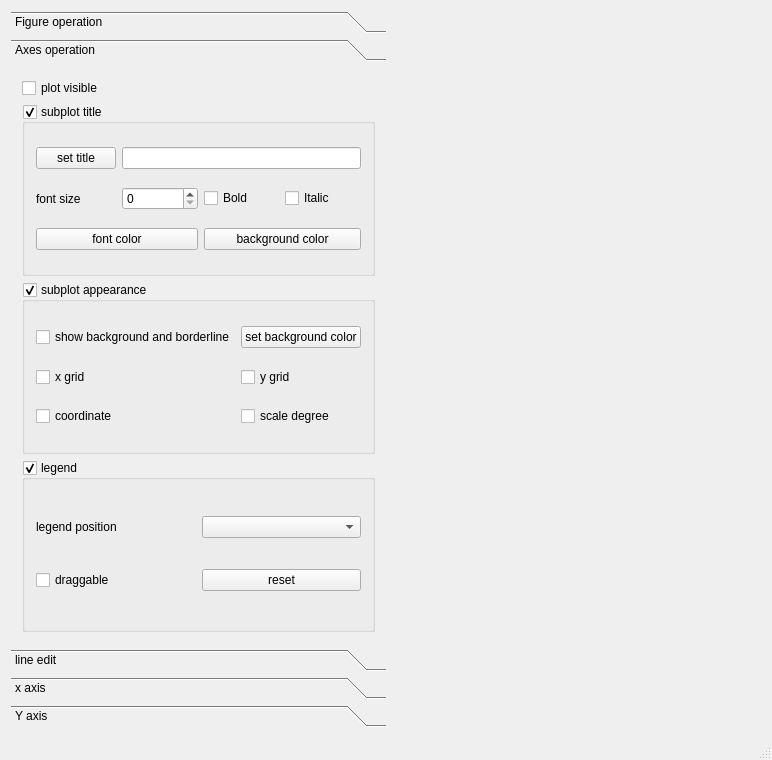
<?xml version="1.0" encoding="UTF-8"?>
<ui version="4.0">
 <class>plt_gui</class>
 <widget class="QMainWindow" name="plt_gui">
  <property name="geometry">
   <rect>
    <x>0</x>
    <y>0</y>
    <width>772</width>
    <height>760</height>
   </rect>
  </property>
  <property name="windowTitle">
   <string>plt_gui</string>
  </property>
  <widget class="QWidget" name="centralWidget">
   <layout class="QHBoxLayout" name="horizontalLayout_3">
    <item>
     <widget class="QToolBox" name="toolBox">
      <property name="currentIndex">
       <number>1</number>
      </property>
      <widget class="QWidget" name="page">
       <property name="geometry">
        <rect>
         <x>0</x>
         <y>0</y>
         <width>378</width>
         <height>569</height>
        </rect>
       </property>
       <attribute name="icon">
        <iconset resource="res.qrc">
         <normaloff>:/images/3.ico</normaloff>:/images/3.ico</iconset>
       </attribute>
       <attribute name="label">
        <string>Figure operation</string>
       </attribute>
       <layout class="QVBoxLayout" name="verticalLayout">
        <item>
         <widget class="QGroupBox" name="gbSuptitle">
          <property name="title">
           <string>1.1 suptitle</string>
          </property>
          <property name="checkable">
           <bool>true</bool>
          </property>
          <layout class="QGridLayout" name="gridLayout">
           <item row="0" column="0">
            <widget class="QPushButton" name="btnTitle">
             <property name="text">
              <string>set title</string>
             </property>
            </widget>
           </item>
           <item row="3" column="1">
            <widget class="QSpinBox" name="spinBoxFontSize">
             <property name="value">
              <number>16</number>
             </property>
            </widget>
           </item>
           <item row="3" column="2">
            <widget class="QCheckBox" name="cbBold">
             <property name="text">
              <string>Bold</string>
             </property>
            </widget>
           </item>
           <item row="3" column="0">
            <widget class="QLabel" name="label">
             <property name="text">
              <string>font size</string>
             </property>
            </widget>
           </item>
           <item row="3" column="3">
            <widget class="QCheckBox" name="cbItalic">
             <property name="text">
              <string>Italic</string>
             </property>
            </widget>
           </item>
           <item row="5" column="0" colspan="2">
            <widget class="QPushButton" name="btnFontColor">
             <property name="text">
              <string>font color</string>
             </property>
            </widget>
           </item>
           <item row="0" column="1" colspan="3">
            <widget class="QLineEdit" name="lineEditTitle"/>
           </item>
           <item row="5" column="2" colspan="2">
            <widget class="QPushButton" name="btnBackgroundColor">
             <property name="text">
              <string>background color</string>
             </property>
            </widget>
           </item>
          </layout>
         </widget>
        </item>
        <item>
         <widget class="QGroupBox" name="gbBackground">
          <property name="title">
           <string>1.2 background</string>
          </property>
          <layout class="QGridLayout" name="gridLayout_2">
           <item row="0" column="0">
            <widget class="QCheckBox" name="cbShow">
             <property name="text">
              <string>show background and borderline</string>
             </property>
            </widget>
           </item>
           <item row="0" column="1">
            <widget class="QPushButton" name="btnSetColor">
             <property name="text">
              <string>set background color</string>
             </property>
            </widget>
           </item>
           <item row="1" column="0">
            <widget class="QLabel" name="label_2">
             <property name="text">
              <string>figure style</string>
             </property>
            </widget>
           </item>
           <item row="1" column="1">
            <widget class="QComboBox" name="cbFigureStyle"/>
           </item>
          </layout>
         </widget>
        </item>
        <item>
         <widget class="QGroupBox" name="gbInterval">
          <property name="title">
           <string>1.3 interval</string>
          </property>
          <layout class="QGridLayout" name="gridLayout_3">
           <item row="4" column="2">
            <widget class="QLabel" name="label_8">
             <property name="text">
              <string>hspace</string>
             </property>
             <property name="alignment">
              <set>Qt::AlignRight|Qt::AlignTrailing|Qt::AlignVCenter</set>
             </property>
            </widget>
           </item>
           <item row="3" column="0">
            <widget class="QLabel" name="label_4">
             <property name="text">
              <string>bottom</string>
             </property>
             <property name="alignment">
              <set>Qt::AlignRight|Qt::AlignTrailing|Qt::AlignVCenter</set>
             </property>
            </widget>
           </item>
           <item row="3" column="2">
            <widget class="QLabel" name="label_7">
             <property name="text">
              <string>top</string>
             </property>
             <property name="alignment">
              <set>Qt::AlignRight|Qt::AlignTrailing|Qt::AlignVCenter</set>
             </property>
            </widget>
           </item>
           <item row="4" column="3">
            <widget class="QDoubleSpinBox" name="dsbHspace">
             <property name="maximum">
              <double>9999.000000000000000</double>
             </property>
             <property name="singleStep">
              <double>0.010000000000000</double>
             </property>
            </widget>
           </item>
           <item row="1" column="0">
            <widget class="QLabel" name="label_3">
             <property name="text">
              <string>left</string>
             </property>
             <property name="alignment">
              <set>Qt::AlignRight|Qt::AlignTrailing|Qt::AlignVCenter</set>
             </property>
            </widget>
           </item>
           <item row="4" column="0">
            <widget class="QLabel" name="label_5">
             <property name="text">
              <string>wspace</string>
             </property>
             <property name="alignment">
              <set>Qt::AlignRight|Qt::AlignTrailing|Qt::AlignVCenter</set>
             </property>
            </widget>
           </item>
           <item row="3" column="1">
            <widget class="QDoubleSpinBox" name="dsbBottom">
             <property name="maximum">
              <double>9999.000000000000000</double>
             </property>
             <property name="singleStep">
              <double>0.010000000000000</double>
             </property>
            </widget>
           </item>
           <item row="3" column="3">
            <widget class="QDoubleSpinBox" name="dsbTop">
             <property name="maximum">
              <double>9999.000000000000000</double>
             </property>
             <property name="singleStep">
              <double>0.010000000000000</double>
             </property>
            </widget>
           </item>
           <item row="1" column="2">
            <widget class="QLabel" name="label_6">
             <property name="text">
              <string>right</string>
             </property>
             <property name="alignment">
              <set>Qt::AlignRight|Qt::AlignTrailing|Qt::AlignVCenter</set>
             </property>
            </widget>
           </item>
           <item row="4" column="1">
            <widget class="QDoubleSpinBox" name="dsbWspace">
             <property name="maximum">
              <double>9999.000000000000000</double>
             </property>
             <property name="singleStep">
              <double>0.010000000000000</double>
             </property>
            </widget>
           </item>
           <item row="1" column="3">
            <widget class="QDoubleSpinBox" name="dsbRight">
             <property name="maximum">
              <double>9999.000000000000000</double>
             </property>
             <property name="singleStep">
              <double>0.010000000000000</double>
             </property>
            </widget>
           </item>
           <item row="1" column="1">
            <widget class="QDoubleSpinBox" name="dsbLeft">
             <property name="maximum">
              <double>9999.000000000000000</double>
             </property>
             <property name="singleStep">
              <double>0.010000000000000</double>
             </property>
            </widget>
           </item>
           <item row="5" column="3">
            <widget class="QPushButton" name="btnTightLayout">
             <property name="text">
              <string>tight layout</string>
             </property>
            </widget>
           </item>
          </layout>
         </widget>
        </item>
       </layout>
      </widget>
      <widget class="QWidget" name="page_2">
       <property name="geometry">
        <rect>
         <x>0</x>
         <y>0</y>
         <width>378</width>
         <height>569</height>
        </rect>
       </property>
       <attribute name="icon">
        <iconset resource="res.qrc">
         <normaloff>:/images/f17.ico</normaloff>:/images/f17.ico</iconset>
       </attribute>
       <attribute name="label">
        <string>Axes operation</string>
       </attribute>
       <layout class="QVBoxLayout" name="verticalLayout_2">
        <item>
         <widget class="QCheckBox" name="cbVisible">
          <property name="text">
           <string>plot visible </string>
          </property>
         </widget>
        </item>
        <item>
         <widget class="QGroupBox" name="gbTitle">
          <property name="title">
           <string>subplot title</string>
          </property>
          <property name="checkable">
           <bool>true</bool>
          </property>
          <layout class="QGridLayout" name="gridLayout_4">
           <item row="1" column="1">
            <widget class="QSpinBox" name="spinBoxfontSize_2"/>
           </item>
           <item row="1" column="3">
            <widget class="QCheckBox" name="cbItalic_2">
             <property name="text">
              <string>Italic</string>
             </property>
            </widget>
           </item>
           <item row="1" column="0">
            <widget class="QLabel" name="label_9">
             <property name="text">
              <string>font size</string>
             </property>
            </widget>
           </item>
           <item row="0" column="0">
            <widget class="QPushButton" name="btnSetTitle">
             <property name="text">
              <string>set title</string>
             </property>
            </widget>
           </item>
           <item row="1" column="2">
            <widget class="QCheckBox" name="cbBold_2">
             <property name="text">
              <string>Bold</string>
             </property>
            </widget>
           </item>
           <item row="0" column="1" colspan="3">
            <widget class="QLineEdit" name="lineEditPlotTitle"/>
           </item>
           <item row="2" column="2" colspan="2">
            <widget class="QPushButton" name="btnBackgroundColor_2">
             <property name="text">
              <string>background color</string>
             </property>
            </widget>
           </item>
           <item row="2" column="0" colspan="2">
            <widget class="QPushButton" name="btnFontColor_2">
             <property name="text">
              <string>font color</string>
             </property>
            </widget>
           </item>
          </layout>
         </widget>
        </item>
        <item>
         <widget class="QGroupBox" name="gbAppearance">
          <property name="title">
           <string>subplot appearance</string>
          </property>
          <property name="checkable">
           <bool>true</bool>
          </property>
          <layout class="QGridLayout" name="gridLayout_5">
           <item row="1" column="0">
            <widget class="QCheckBox" name="cbXgrid">
             <property name="text">
              <string>x grid</string>
             </property>
            </widget>
           </item>
           <item row="0" column="0">
            <widget class="QCheckBox" name="cbShow_2">
             <property name="text">
              <string>show background and borderline</string>
             </property>
            </widget>
           </item>
           <item row="0" column="1">
            <widget class="QPushButton" name="btnSetColor_2">
             <property name="text">
              <string>set background color</string>
             </property>
            </widget>
           </item>
           <item row="2" column="0">
            <widget class="QCheckBox" name="cbCoordinate">
             <property name="text">
              <string>coordinate</string>
             </property>
            </widget>
           </item>
           <item row="1" column="1">
            <widget class="QCheckBox" name="cbYgrid">
             <property name="text">
              <string>y grid</string>
             </property>
            </widget>
           </item>
           <item row="2" column="1">
            <widget class="QCheckBox" name="cbScale">
             <property name="text">
              <string>scale degree</string>
             </property>
            </widget>
           </item>
          </layout>
         </widget>
        </item>
        <item>
         <widget class="QGroupBox" name="gbLegend">
          <property name="title">
           <string>legend</string>
          </property>
          <property name="checkable">
           <bool>true</bool>
          </property>
          <layout class="QGridLayout" name="gridLayout_6">
           <item row="1" column="0">
            <widget class="QCheckBox" name="cbDraggable">
             <property name="text">
              <string>draggable</string>
             </property>
            </widget>
           </item>
           <item row="0" column="0">
            <widget class="QLabel" name="label_10">
             <property name="text">
              <string>legend position</string>
             </property>
            </widget>
           </item>
           <item row="1" column="1">
            <widget class="QPushButton" name="btnReset">
             <property name="text">
              <string>reset</string>
             </property>
            </widget>
           </item>
           <item row="0" column="1">
            <widget class="QComboBox" name="cbLegendPosition"/>
           </item>
          </layout>
         </widget>
        </item>
       </layout>
      </widget>
      <widget class="QWidget" name="pageSeries">
       <property name="geometry">
        <rect>
         <x>0</x>
         <y>0</y>
         <width>378</width>
         <height>569</height>
        </rect>
       </property>
       <attribute name="icon">
        <iconset resource="res.qrc">
         <normaloff>:/images/dis3.ico</normaloff>:/images/dis3.ico</iconset>
       </attribute>
       <attribute name="label">
        <string>line edit</string>
       </attribute>
       <layout class="QVBoxLayout" name="verticalLayout_3">
        <item>
         <widget class="QGroupBox" name="groupBox_6">
          <property name="title">
           <string/>
          </property>
          <layout class="QHBoxLayout" name="horizontalLayout">
           <item>
            <widget class="QLabel" name="label_11">
             <property name="text">
              <string>current line</string>
             </property>
            </widget>
           </item>
           <item>
            <widget class="QComboBox" name="cbCurrentLine"/>
           </item>
          </layout>
         </widget>
        </item>
        <item>
         <widget class="QGroupBox" name="groupBox_5">
          <property name="title">
           <string>line appearance</string>
          </property>
          <property name="checkable">
           <bool>true</bool>
          </property>
          <layout class="QGridLayout" name="gridLayout_7">
           <item row="1" column="0">
            <widget class="QLabel" name="label_13">
             <property name="text">
              <string>draw style</string>
             </property>
            </widget>
           </item>
           <item row="2" column="1">
            <widget class="QDoubleSpinBox" name="cbLineWidth"/>
           </item>
           <item row="2" column="0">
            <widget class="QLabel" name="label_14">
             <property name="text">
              <string>line width</string>
             </property>
            </widget>
           </item>
           <item row="0" column="0">
            <widget class="QLabel" name="label_12">
             <property name="text">
              <string>line style</string>
             </property>
            </widget>
           </item>
           <item row="2" column="2">
            <widget class="QPushButton" name="btnLineColor">
             <property name="text">
              <string>line color</string>
             </property>
            </widget>
           </item>
           <item row="1" column="1" colspan="2">
            <widget class="QComboBox" name="cbDrawStyle"/>
           </item>
           <item row="0" column="1" colspan="2">
            <widget class="QComboBox" name="cbLineStyle"/>
           </item>
          </layout>
         </widget>
        </item>
        <item>
         <widget class="QGroupBox" name="groupBox">
          <property name="title">
           <string>marker</string>
          </property>
          <property name="checkable">
           <bool>true</bool>
          </property>
          <layout class="QGridLayout" name="gridLayout_8">
           <item row="2" column="0">
            <widget class="QLabel" name="label_17">
             <property name="text">
              <string>borderline width</string>
             </property>
            </widget>
           </item>
           <item row="1" column="0">
            <widget class="QLabel" name="label_16">
             <property name="text">
              <string>marker size</string>
             </property>
            </widget>
           </item>
           <item row="1" column="1">
            <widget class="QSpinBox" name="sbMarkerSize"/>
           </item>
           <item row="2" column="1">
            <widget class="QDoubleSpinBox" name="sbBorderlineWidth"/>
           </item>
           <item row="0" column="0">
            <widget class="QLabel" name="label_15">
             <property name="text">
              <string>marker style</string>
             </property>
            </widget>
           </item>
           <item row="1" column="2">
            <widget class="QPushButton" name="btnMarkerColor">
             <property name="text">
              <string>marker color</string>
             </property>
            </widget>
           </item>
           <item row="2" column="2">
            <widget class="QPushButton" name="btnBorderlineColor">
             <property name="text">
              <string>borderline color</string>
             </property>
            </widget>
           </item>
           <item row="0" column="1" colspan="2">
            <widget class="QComboBox" name="cbMarkerStyle"/>
           </item>
          </layout>
         </widget>
        </item>
       </layout>
      </widget>
      <widget class="QWidget" name="page_4">
       <property name="geometry">
        <rect>
         <x>0</x>
         <y>0</y>
         <width>378</width>
         <height>569</height>
        </rect>
       </property>
       <attribute name="icon">
        <iconset resource="res.qrc">
         <normaloff>:/images/602.bmp</normaloff>:/images/602.bmp</iconset>
       </attribute>
       <attribute name="label">
        <string>x axis</string>
       </attribute>
       <layout class="QVBoxLayout" name="verticalLayout_5">
        <item>
         <widget class="QCheckBox" name="cbShowXAxis">
          <property name="text">
           <string>show x axis</string>
          </property>
         </widget>
        </item>
        <item>
         <widget class="Line" name="line">
          <property name="orientation">
           <enum>Qt::Horizontal</enum>
          </property>
         </widget>
        </item>
        <item>
         <widget class="QGroupBox" name="groupBox_8">
          <property name="title">
           <string>value characteristic</string>
          </property>
          <layout class="QGridLayout" name="gridLayout_9">
           <item row="3" column="1">
            <widget class="QComboBox" name="cbCoordinate_2"/>
           </item>
           <item row="2" column="0">
            <widget class="QLabel" name="label_19">
             <property name="text">
              <string>max</string>
             </property>
            </widget>
           </item>
           <item row="2" column="1">
            <widget class="QDoubleSpinBox" name="dsbXmax"/>
           </item>
           <item row="0" column="0">
            <widget class="QLabel" name="label_18">
             <property name="text">
              <string>min</string>
             </property>
            </widget>
           </item>
           <item row="3" column="0">
            <widget class="QLabel" name="label_20">
             <property name="text">
              <string>coordinate</string>
             </property>
            </widget>
           </item>
           <item row="0" column="1">
            <widget class="QDoubleSpinBox" name="dsbXmin"/>
           </item>
           <item row="2" column="2">
            <widget class="QPushButton" name="btnSetRange">
             <property name="text">
              <string>set range</string>
             </property>
            </widget>
           </item>
           <item row="3" column="2">
            <widget class="QCheckBox" name="cbReverse">
             <property name="text">
              <string>reverse</string>
             </property>
            </widget>
           </item>
          </layout>
         </widget>
        </item>
        <item>
         <widget class="QGroupBox" name="groupBox_7">
          <property name="title">
           <string>x title</string>
          </property>
          <property name="checkable">
           <bool>true</bool>
          </property>
          <layout class="QGridLayout" name="gridLayout_10">
           <item row="1" column="0">
            <widget class="QPushButton" name="pushButton_16">
             <property name="text">
              <string>text color</string>
             </property>
            </widget>
           </item>
           <item row="1" column="3">
            <widget class="QCheckBox" name="cbXBold">
             <property name="text">
              <string>Bold</string>
             </property>
            </widget>
           </item>
           <item row="1" column="2">
            <widget class="QSpinBox" name="sbFontSize"/>
           </item>
           <item row="0" column="0">
            <widget class="QPushButton" name="pushButton_15">
             <property name="text">
              <string>set title</string>
             </property>
            </widget>
           </item>
           <item row="1" column="1">
            <widget class="QLabel" name="label_21">
             <property name="text">
              <string>font size</string>
             </property>
            </widget>
           </item>
           <item row="1" column="4">
            <widget class="QCheckBox" name="cbXItalic">
             <property name="text">
              <string>Italic</string>
             </property>
            </widget>
           </item>
           <item row="0" column="1" colspan="4">
            <widget class="QLineEdit" name="lineEditXTitle"/>
           </item>
          </layout>
         </widget>
        </item>
        <item>
         <widget class="QGroupBox" name="groupBox_9">
          <property name="title">
           <string>coordinate label</string>
          </property>
          <property name="checkable">
           <bool>true</bool>
          </property>
          <layout class="QGridLayout" name="gridLayout_11">
           <item row="0" column="0">
            <widget class="QPushButton" name="btnLabelStyle">
             <property name="text">
              <string>set label style</string>
             </property>
            </widget>
           </item>
           <item row="0" column="1" colspan="4">
            <widget class="QLineEdit" name="lineEditLabelStyle"/>
           </item>
           <item row="1" column="0">
            <widget class="QPushButton" name="btnLabelFontColor">
             <property name="text">
              <string>set label color</string>
             </property>
            </widget>
           </item>
           <item row="1" column="1">
            <widget class="QLabel" name="label_22">
             <property name="text">
              <string>font size</string>
             </property>
            </widget>
           </item>
           <item row="1" column="2">
            <widget class="QSpinBox" name="sbLabelFontSize"/>
           </item>
           <item row="1" column="3">
            <widget class="QCheckBox" name="cbLower">
             <property name="text">
              <string>lower</string>
             </property>
            </widget>
           </item>
           <item row="1" column="4">
            <widget class="QCheckBox" name="cbUpper">
             <property name="text">
              <string>upper</string>
             </property>
            </widget>
           </item>
          </layout>
         </widget>
        </item>
        <item>
         <widget class="QGroupBox" name="groupBox_10">
          <property name="title">
           <string>coordinate</string>
          </property>
          <layout class="QGridLayout" name="gridLayout_12">
           <item row="2" column="2">
            <widget class="QPushButton" name="btnLineColor_3">
             <property name="text">
              <string>line color</string>
             </property>
            </widget>
           </item>
           <item row="2" column="0">
            <widget class="QCheckBox" name="cbShowMainGrid">
             <property name="text">
              <string>show main grid</string>
             </property>
            </widget>
           </item>
           <item row="0" column="0">
            <widget class="QCheckBox" name="cbBottomLine">
             <property name="text">
              <string>bottom line</string>
             </property>
            </widget>
           </item>
           <item row="0" column="2">
            <widget class="QPushButton" name="btnLineColor_2">
             <property name="text">
              <string>line color</string>
             </property>
            </widget>
           </item>
           <item row="0" column="1">
            <widget class="QCheckBox" name="cbTopLine">
             <property name="text">
              <string>top line</string>
             </property>
            </widget>
           </item>
           <item row="2" column="1">
            <widget class="QComboBox" name="cbLineStyle_2"/>
           </item>
          </layout>
         </widget>
        </item>
        <item>
         <widget class="QGroupBox" name="groupBox_11">
          <property name="title">
           <string>minor coordinate</string>
          </property>
          <layout class="QGridLayout" name="gridLayout_13">
           <item row="0" column="0">
            <widget class="QCheckBox" name="cbBottomLine_3">
             <property name="text">
              <string>bottom line</string>
             </property>
            </widget>
           </item>
           <item row="0" column="1">
            <widget class="QCheckBox" name="cbTopLine_3">
             <property name="text">
              <string>top line</string>
             </property>
            </widget>
           </item>
           <item row="0" column="2">
            <widget class="QPushButton" name="btnLineColor_6">
             <property name="text">
              <string>line color</string>
             </property>
            </widget>
           </item>
           <item row="1" column="0">
            <widget class="QCheckBox" name="checkBox_23">
             <property name="text">
              <string>show minor grid</string>
             </property>
            </widget>
           </item>
           <item row="1" column="1">
            <widget class="QComboBox" name="cbLineStyle_4"/>
           </item>
           <item row="1" column="2">
            <widget class="QPushButton" name="btnLineColor_7">
             <property name="text">
              <string>line color</string>
             </property>
            </widget>
           </item>
          </layout>
         </widget>
        </item>
       </layout>
      </widget>
      <widget class="QWidget" name="page_5">
       <property name="geometry">
        <rect>
         <x>0</x>
         <y>0</y>
         <width>378</width>
         <height>569</height>
        </rect>
       </property>
       <attribute name="icon">
        <iconset resource="res.qrc">
         <normaloff>:/images/602.bmp</normaloff>:/images/602.bmp</iconset>
       </attribute>
       <attribute name="label">
        <string>Y axis</string>
       </attribute>
       <layout class="QVBoxLayout" name="verticalLayout_4">
        <item>
         <widget class="QCheckBox" name="cbShowYAxis">
          <property name="text">
           <string>show y axis</string>
          </property>
         </widget>
        </item>
        <item>
         <widget class="QGroupBox" name="groupBox_16">
          <property name="title">
           <string>value characteristic</string>
          </property>
          <layout class="QGridLayout" name="gridLayout_18">
           <item row="3" column="1">
            <widget class="QComboBox" name="cbCoordinate_3"/>
           </item>
           <item row="2" column="0">
            <widget class="QLabel" name="label_25">
             <property name="text">
              <string>max</string>
             </property>
            </widget>
           </item>
           <item row="2" column="1">
            <widget class="QDoubleSpinBox" name="dsbYmax"/>
           </item>
           <item row="0" column="0">
            <widget class="QLabel" name="label_26">
             <property name="text">
              <string>min</string>
             </property>
            </widget>
           </item>
           <item row="3" column="0">
            <widget class="QLabel" name="label_27">
             <property name="text">
              <string>coordinate</string>
             </property>
            </widget>
           </item>
           <item row="0" column="1">
            <widget class="QDoubleSpinBox" name="dsbYmin"/>
           </item>
           <item row="2" column="2">
            <widget class="QPushButton" name="btnSetRange_2">
             <property name="text">
              <string>set range</string>
             </property>
            </widget>
           </item>
           <item row="3" column="2">
            <widget class="QCheckBox" name="cbReverse_2">
             <property name="text">
              <string>reverse</string>
             </property>
            </widget>
           </item>
          </layout>
         </widget>
        </item>
        <item>
         <widget class="QGroupBox" name="groupBox_12">
          <property name="title">
           <string>y title</string>
          </property>
          <property name="checkable">
           <bool>true</bool>
          </property>
          <layout class="QGridLayout" name="gridLayout_14">
           <item row="1" column="0">
            <widget class="QPushButton" name="pushButton_17">
             <property name="text">
              <string>text color</string>
             </property>
            </widget>
           </item>
           <item row="1" column="3">
            <widget class="QCheckBox" name="cbXBold_2">
             <property name="text">
              <string>Bold</string>
             </property>
            </widget>
           </item>
           <item row="1" column="2">
            <widget class="QSpinBox" name="sbFontSize_2"/>
           </item>
           <item row="0" column="0">
            <widget class="QPushButton" name="pushButton_18">
             <property name="text">
              <string>set title</string>
             </property>
            </widget>
           </item>
           <item row="1" column="1">
            <widget class="QLabel" name="label_23">
             <property name="text">
              <string>font size</string>
             </property>
            </widget>
           </item>
           <item row="1" column="4">
            <widget class="QCheckBox" name="cbXItalic_2">
             <property name="text">
              <string>Italic</string>
             </property>
            </widget>
           </item>
           <item row="0" column="1" colspan="4">
            <widget class="QLineEdit" name="lineEditXTitle_2"/>
           </item>
          </layout>
         </widget>
        </item>
        <item>
         <widget class="QGroupBox" name="groupBox_13">
          <property name="title">
           <string>coordinate label</string>
          </property>
          <property name="checkable">
           <bool>true</bool>
          </property>
          <layout class="QGridLayout" name="gridLayout_15">
           <item row="0" column="0">
            <widget class="QPushButton" name="btnLabelStyle_2">
             <property name="text">
              <string>set label style</string>
             </property>
            </widget>
           </item>
           <item row="0" column="1" colspan="4">
            <widget class="QLineEdit" name="lineEditLabelStyle_2"/>
           </item>
           <item row="1" column="0">
            <widget class="QPushButton" name="btnLabelFontColor_2">
             <property name="text">
              <string>set label color</string>
             </property>
            </widget>
           </item>
           <item row="1" column="1">
            <widget class="QLabel" name="label_24">
             <property name="text">
              <string>font size</string>
             </property>
            </widget>
           </item>
           <item row="1" column="2">
            <widget class="QSpinBox" name="sbLabelFontSize_2"/>
           </item>
           <item row="1" column="3">
            <widget class="QCheckBox" name="cbLower_2">
             <property name="text">
              <string>lower</string>
             </property>
            </widget>
           </item>
           <item row="1" column="4">
            <widget class="QCheckBox" name="cbUpper_2">
             <property name="text">
              <string>upper</string>
             </property>
            </widget>
           </item>
          </layout>
         </widget>
        </item>
        <item>
         <widget class="QGroupBox" name="groupBox_14">
          <property name="title">
           <string>coordinate</string>
          </property>
          <layout class="QGridLayout" name="gridLayout_16">
           <item row="2" column="2">
            <widget class="QPushButton" name="btnLineColor_4">
             <property name="text">
              <string>line color</string>
             </property>
            </widget>
           </item>
           <item row="2" column="0">
            <widget class="QCheckBox" name="checkBox_21">
             <property name="text">
              <string>show main grid</string>
             </property>
            </widget>
           </item>
           <item row="0" column="0">
            <widget class="QCheckBox" name="cbBottomLine_2">
             <property name="text">
              <string>bottom line</string>
             </property>
            </widget>
           </item>
           <item row="0" column="2">
            <widget class="QPushButton" name="btnLineColor_5">
             <property name="text">
              <string>line color</string>
             </property>
            </widget>
           </item>
           <item row="0" column="1">
            <widget class="QCheckBox" name="cbTopLine_2">
             <property name="text">
              <string>top line</string>
             </property>
            </widget>
           </item>
           <item row="2" column="1">
            <widget class="QComboBox" name="cbLineStyle_3"/>
           </item>
          </layout>
         </widget>
        </item>
        <item>
         <widget class="QGroupBox" name="groupBox_15">
          <property name="title">
           <string>minor coordinate</string>
          </property>
          <layout class="QGridLayout" name="gridLayout_17">
           <item row="0" column="0">
            <widget class="QCheckBox" name="cbBottomLine_4">
             <property name="text">
              <string>bottom line</string>
             </property>
            </widget>
           </item>
           <item row="0" column="1">
            <widget class="QCheckBox" name="cbTopLine_4">
             <property name="text">
              <string>top line</string>
             </property>
            </widget>
           </item>
           <item row="0" column="2">
            <widget class="QPushButton" name="btnLineColor_8">
             <property name="text">
              <string>line color</string>
             </property>
            </widget>
           </item>
           <item row="1" column="0">
            <widget class="QCheckBox" name="checkBox_24">
             <property name="text">
              <string>show minor grid</string>
             </property>
            </widget>
           </item>
           <item row="1" column="1">
            <widget class="QComboBox" name="cbLineStyle_5"/>
           </item>
           <item row="1" column="2">
            <widget class="QPushButton" name="btnLineColor_9">
             <property name="text">
              <string>line color</string>
             </property>
            </widget>
           </item>
          </layout>
         </widget>
        </item>
       </layout>
      </widget>
     </widget>
    </item>
    <item>
     <spacer name="horizontalSpacer">
      <property name="orientation">
       <enum>Qt::Horizontal</enum>
      </property>
      <property name="sizeHint" stdset="0">
       <size>
        <width>40</width>
        <height>20</height>
       </size>
      </property>
     </spacer>
    </item>
   </layout>
  </widget>
  <widget class="QMenuBar" name="menuBar">
   <property name="geometry">
    <rect>
     <x>0</x>
     <y>0</y>
     <width>772</width>
     <height>17</height>
    </rect>
   </property>
  </widget>
  <widget class="QStatusBar" name="statusBar"/>
  <action name="actionExit">
   <property name="icon">
    <iconset resource="res.qrc">
     <normaloff>:/images/132.bmp</normaloff>:/images/132.bmp</iconset>
   </property>
   <property name="text">
    <string>Exit</string>
   </property>
  </action>
 </widget>
 <layoutdefault spacing="6" margin="11"/>
 <resources>
  <include location="res.qrc"/>
 </resources>
 <connections>
  <connection>
   <sender>actionExit</sender>
   <signal>triggered()</signal>
   <receiver>plt_gui</receiver>
   <slot>close()</slot>
   <hints>
    <hint type="sourcelabel">
     <x>-1</x>
     <y>-1</y>
    </hint>
    <hint type="destinationlabel">
     <x>385</x>
     <y>379</y>
    </hint>
   </hints>
  </connection>
 </connections>
</ui>
